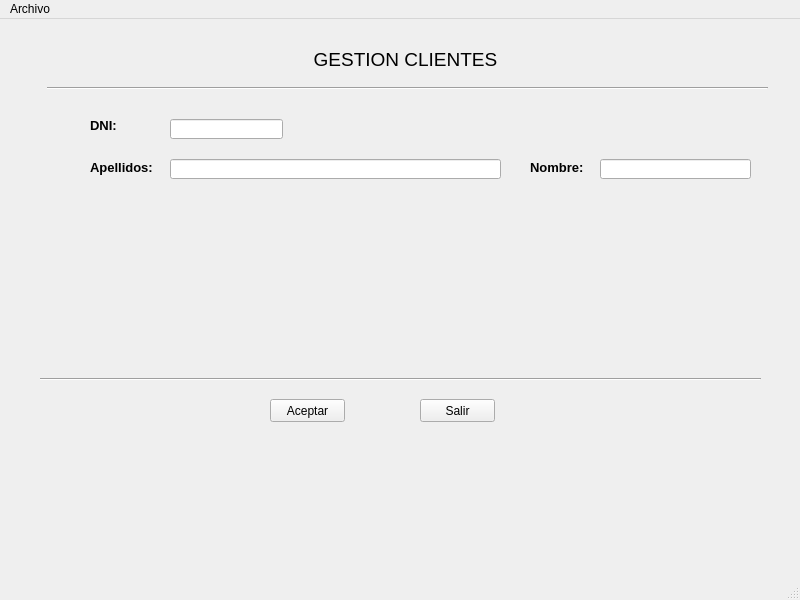
<?xml version="1.0" encoding="UTF-8"?>
<ui version="4.0">
 <class>MainWindow</class>
 <widget class="QMainWindow" name="MainWindow">
  <property name="geometry">
   <rect>
    <x>0</x>
    <y>0</y>
    <width>800</width>
    <height>600</height>
   </rect>
  </property>
  <property name="windowTitle">
   <string>MainWindow</string>
  </property>
  <widget class="QWidget" name="centralwidget">
   <widget class="QPushButton" name="btnAceptar">
    <property name="geometry">
     <rect>
      <x>270</x>
      <y>380</y>
      <width>75</width>
      <height>23</height>
     </rect>
    </property>
    <property name="text">
     <string>Aceptar</string>
    </property>
   </widget>
   <widget class="QLabel" name="lblHola">
    <property name="geometry">
     <rect>
      <x>310</x>
      <y>30</y>
      <width>191</width>
      <height>20</height>
     </rect>
    </property>
    <property name="font">
     <font>
      <pointsize>14</pointsize>
     </font>
    </property>
    <property name="text">
     <string>GESTION CLIENTES</string>
    </property>
    <property name="alignment">
     <set>Qt::AlignCenter</set>
    </property>
   </widget>
   <widget class="Line" name="line">
    <property name="geometry">
     <rect>
      <x>47</x>
      <y>59</y>
      <width>721</width>
      <height>21</height>
     </rect>
    </property>
    <property name="orientation">
     <enum>Qt::Horizontal</enum>
    </property>
   </widget>
   <widget class="QPushButton" name="btnSalir">
    <property name="geometry">
     <rect>
      <x>420</x>
      <y>380</y>
      <width>75</width>
      <height>23</height>
     </rect>
    </property>
    <property name="text">
     <string>Salir</string>
    </property>
   </widget>
   <widget class="Line" name="line_2">
    <property name="geometry">
     <rect>
      <x>40</x>
      <y>350</y>
      <width>721</width>
      <height>21</height>
     </rect>
    </property>
    <property name="orientation">
     <enum>Qt::Horizontal</enum>
    </property>
   </widget>
   <widget class="QLabel" name="lblDNI">
    <property name="geometry">
     <rect>
      <x>90</x>
      <y>100</y>
      <width>47</width>
      <height>13</height>
     </rect>
    </property>
    <property name="font">
     <font>
      <pointsize>10</pointsize>
      <weight>75</weight>
      <bold>true</bold>
     </font>
    </property>
    <property name="text">
     <string>DNI:</string>
    </property>
   </widget>
   <widget class="QLabel" name="label_2">
    <property name="geometry">
     <rect>
      <x>90</x>
      <y>140</y>
      <width>71</width>
      <height>16</height>
     </rect>
    </property>
    <property name="font">
     <font>
      <pointsize>10</pointsize>
      <weight>75</weight>
      <bold>true</bold>
     </font>
    </property>
    <property name="text">
     <string>Apellidos:</string>
    </property>
   </widget>
   <widget class="QLabel" name="label_3">
    <property name="geometry">
     <rect>
      <x>530</x>
      <y>140</y>
      <width>61</width>
      <height>16</height>
     </rect>
    </property>
    <property name="font">
     <font>
      <pointsize>10</pointsize>
      <weight>75</weight>
      <bold>true</bold>
     </font>
    </property>
    <property name="text">
     <string>Nombre:</string>
    </property>
   </widget>
   <widget class="QLineEdit" name="eTDNI">
    <property name="geometry">
     <rect>
      <x>170</x>
      <y>100</y>
      <width>113</width>
      <height>20</height>
     </rect>
    </property>
   </widget>
   <widget class="QLineEdit" name="etApellidos">
    <property name="geometry">
     <rect>
      <x>170</x>
      <y>140</y>
      <width>331</width>
      <height>20</height>
     </rect>
    </property>
   </widget>
   <widget class="QLineEdit" name="etNombre">
    <property name="geometry">
     <rect>
      <x>600</x>
      <y>140</y>
      <width>151</width>
      <height>20</height>
     </rect>
    </property>
   </widget>
   <widget class="QLabel" name="lblValidoDNI">
    <property name="geometry">
     <rect>
      <x>300</x>
      <y>92</y>
      <width>41</width>
      <height>31</height>
     </rect>
    </property>
    <property name="font">
     <font>
      <family>Forte</family>
      <pointsize>14</pointsize>
     </font>
    </property>
    <property name="text">
     <string/>
    </property>
   </widget>
  </widget>
  <widget class="QMenuBar" name="menubar">
   <property name="geometry">
    <rect>
     <x>0</x>
     <y>0</y>
     <width>800</width>
     <height>21</height>
    </rect>
   </property>
   <widget class="QMenu" name="menuArchivo">
    <property name="title">
     <string>Archivo</string>
    </property>
    <addaction name="actionSalir"/>
   </widget>
   <addaction name="menuArchivo"/>
  </widget>
  <widget class="QStatusBar" name="statusbar"/>
  <action name="actionSalir">
   <property name="text">
    <string>Salir</string>
   </property>
   <property name="shortcut">
    <string>Ctrl+S</string>
   </property>
  </action>
 </widget>
 <resources/>
 <connections/>
</ui>
